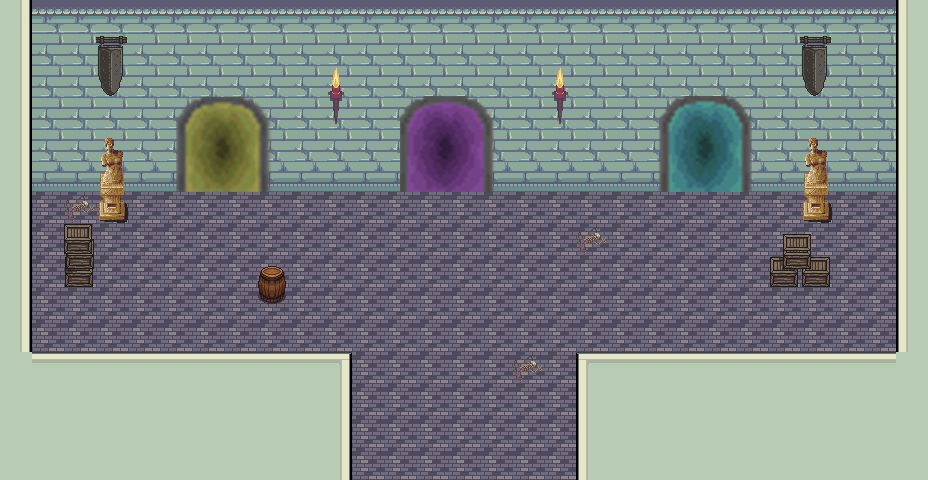

Below is a game level as drawn by its tile map, then a one-line description and the .tmx file that defines it, in full:
An orthogonal 29x15 tile map with 32x32 px tiles, 6 tile layers (wall, road, stuff, blue_portal, ...), 3 tilesets.

<map version="1.10" tiledversion="1.10.2" orientation="orthogonal" renderorder="right-down" width="29" height="15" tilewidth="32" tileheight="32" infinite="0" nextlayerid="11" nextobjectid="6">
 <editorsettings>
  <export target="dungeon_fruit_map_2.tmj" format="json" />
 </editorsettings>
 <tileset firstgid="1" name="build_atlas" tilewidth="32" tileheight="32" tilecount="1024" columns="32">
  <image source="build_atlas.png" width="1024" height="1024" />
 </tileset>
 <tileset firstgid="1025" name="Castle2" tilewidth="32" tileheight="32" tilecount="256" columns="16">
  <image source="Castle2.png" width="512" height="512" />
 </tileset>
 <tileset firstgid="1281" name="smallpixel" tilewidth="32" tileheight="32" tilecount="400" columns="20">
  <image source="smallpixel.png" width="640" height="640" />
 </tileset>
 <layer id="3" name="wall" width="29" height="15">
  <data encoding="csv">
332,769,769,769,769,769,769,769,769,769,769,769,769,769,769,769,769,769,769,769,769,769,769,769,769,769,769,769,330,
332,833,833,833,833,833,833,833,833,833,833,833,833,833,833,833,833,833,833,833,833,833,833,833,833,833,833,833,330,
332,833,833,833,833,833,833,833,833,833,833,833,833,833,833,833,833,833,833,833,833,833,833,833,833,833,833,833,330,
332,833,833,833,833,833,833,833,833,833,833,833,833,833,833,833,833,833,833,833,833,833,833,833,833,833,833,833,330,
332,833,833,833,833,833,833,833,833,833,833,833,833,833,833,833,833,833,833,833,833,833,833,833,833,833,833,833,330,
332,865,865,865,865,865,865,865,865,865,865,865,865,865,865,865,865,865,865,865,865,865,865,865,865,865,865,865,330,
332,0,0,0,0,0,0,0,0,0,0,0,0,0,0,0,0,0,0,0,0,0,0,0,0,0,0,0,330,
332,0,0,0,0,0,0,0,0,0,0,0,0,0,0,0,0,0,0,0,0,0,0,0,0,0,0,0,330,
332,0,0,0,0,0,0,0,0,0,0,0,0,0,0,0,0,0,0,0,0,0,0,0,0,0,0,0,330,
332,0,0,0,0,0,0,0,0,0,0,0,0,0,0,0,0,0,0,0,0,0,0,0,0,0,0,0,330,
332,0,0,0,0,0,0,0,0,0,0,0,0,0,0,0,0,0,0,0,0,0,0,0,0,0,0,0,330,
331,299,299,299,299,299,299,299,299,299,300,0,0,0,0,0,0,0,298,299,299,299,299,299,299,299,299,299,331,
331,331,331,331,331,331,331,331,331,331,332,0,0,0,0,0,0,0,330,331,331,331,331,331,331,331,331,331,331,
331,331,331,331,331,331,331,331,331,331,332,0,0,0,0,0,0,0,330,331,331,331,331,331,331,331,331,331,331,
331,331,331,331,331,331,331,331,331,331,332,0,0,0,0,0,0,0,330,331,331,331,331,331,331,331,331,331,331
</data>
 </layer>
 <layer id="4" name="road" width="29" height="15">
  <data encoding="csv">
0,0,0,0,0,0,0,0,0,0,0,0,0,0,0,0,0,0,0,0,0,0,0,0,0,0,0,0,0,
0,0,0,0,0,0,0,0,0,0,0,0,0,0,0,0,0,0,0,0,0,0,0,0,0,0,0,0,0,
0,0,0,0,0,0,0,0,0,0,0,0,0,0,0,0,0,0,0,0,0,0,0,0,0,0,0,0,0,
0,0,0,0,0,0,0,0,0,0,0,0,0,0,0,0,0,0,0,0,0,0,0,0,0,0,0,0,0,
0,0,0,0,0,0,0,0,0,0,0,0,0,0,0,0,0,0,0,0,0,0,0,0,0,0,0,0,0,
0,0,0,0,0,0,0,0,0,0,0,0,0,0,0,0,0,0,0,0,0,0,0,0,0,0,0,0,0,
0,485,485,485,485,485,485,485,485,485,485,485,485,485,485,485,485,485,485,485,485,485,485,485,485,485,485,485,0,
0,485,485,485,485,485,485,485,485,485,485,485,485,485,485,485,485,485,485,485,485,485,485,485,485,485,485,485,0,
0,485,485,485,485,485,485,485,485,485,485,485,485,485,485,485,485,485,485,485,485,485,485,485,485,485,485,485,0,
0,485,485,485,485,485,485,485,485,485,485,485,485,485,485,485,485,485,485,485,485,485,485,485,485,485,485,485,0,
0,485,485,485,485,485,485,485,485,485,485,485,485,485,485,485,485,485,485,485,485,485,485,485,485,485,485,485,0,
0,0,0,0,0,0,0,0,0,0,0,485,485,485,485,485,485,485,0,0,0,0,0,0,0,0,0,0,0,
0,0,0,0,0,0,0,0,0,0,0,485,485,485,485,485,485,485,0,0,0,0,0,0,0,0,0,0,0,
0,0,0,0,0,0,0,0,0,0,0,485,485,485,485,485,485,485,0,0,0,0,0,0,0,0,0,0,0,
0,0,0,0,0,0,0,0,0,0,0,485,485,485,485,485,485,485,0,0,0,0,0,0,0,0,0,0,0
</data>
 </layer>
 <layer id="5" name="stuff" width="29" height="15">
  <data encoding="csv">
0,0,0,0,0,0,0,0,0,0,0,0,0,0,0,0,0,0,0,0,0,0,0,0,0,0,0,0,0,
0,0,0,1123,0,0,0,0,0,0,0,0,0,0,0,0,0,0,0,0,0,0,0,0,0,1123,0,0,0,
0,0,0,1139,0,0,0,0,0,0,734,0,0,0,0,0,0,734,0,0,0,0,0,0,0,1139,0,0,0,
0,0,0,0,0,0,0,0,0,0,766,0,0,0,0,0,0,766,0,0,0,0,0,0,0,0,0,0,0,
0,0,0,1244,0,0,0,0,0,0,0,0,0,0,0,0,0,0,0,0,0,0,0,0,0,1244,0,0,0,
0,0,0,1260,0,0,0,0,0,0,0,0,0,0,0,0,0,0,0,0,0,0,0,0,0,1260,0,0,0,
0,0,1202,1276,0,0,0,0,0,0,0,0,0,0,0,0,0,0,0,0,0,0,0,0,0,1276,0,0,0,
0,0,1259,0,0,0,0,0,0,0,0,0,0,0,0,0,0,0,1202,0,0,0,0,0,1256,1257,0,0,0,
0,0,1275,0,0,0,0,0,286,0,0,0,0,0,0,0,0,0,0,0,0,0,0,0,1272,1273,0,0,0,
0,0,0,0,0,0,0,0,318,0,0,0,0,0,0,0,0,0,0,0,0,0,0,0,0,0,0,0,0,
0,0,0,0,0,0,0,0,0,0,0,0,0,0,0,0,0,0,0,0,0,0,0,0,0,0,0,0,0,
0,0,0,0,0,0,0,0,0,0,0,0,0,0,0,0,1202,0,0,0,0,0,0,0,0,0,0,0,0,
0,0,0,0,0,0,0,0,0,0,0,0,0,0,0,0,0,0,0,0,0,0,0,0,0,0,0,0,0,
0,0,0,0,0,0,0,0,0,0,0,0,0,0,0,0,0,0,0,0,0,0,0,0,0,0,0,0,0,
0,0,0,0,0,0,0,0,0,0,0,0,0,0,0,0,0,0,0,0,0,0,0,0,0,0,0,0,0
</data>
 </layer>
 <layer id="1" name="blue_portal" width="29" height="15">
  <data encoding="csv">
0,0,0,0,0,0,0,0,0,0,0,0,0,0,0,0,0,0,0,0,0,0,0,0,0,0,0,0,0,
0,0,0,0,0,0,0,0,0,0,0,0,0,0,0,0,0,0,0,0,0,0,0,0,0,0,0,0,0,
0,0,0,0,0,0,0,0,0,0,0,0,0,0,0,0,0,0,0,0,0,0,0,0,0,0,0,0,0,
0,0,0,0,0,0,0,0,0,0,0,0,0,0,0,0,0,0,0,0,1292,1293,1294,1295,0,0,0,0,0,
0,0,0,0,0,0,0,0,0,0,0,0,0,0,0,0,0,0,0,0,1312,1313,1314,1315,0,0,0,0,0,
0,0,0,0,0,0,0,0,0,0,0,0,0,0,0,0,0,0,0,0,1332,1333,1334,1335,0,0,0,0,0,
0,0,0,0,0,0,0,0,0,0,0,0,0,0,0,0,0,0,0,0,0,0,0,0,0,0,0,0,0,
0,0,0,0,0,0,0,0,0,0,0,0,0,0,0,0,0,0,0,0,0,0,0,0,0,0,0,0,0,
0,0,0,0,0,0,0,0,0,0,0,0,0,0,0,0,0,0,0,0,0,0,0,0,0,0,0,0,0,
0,0,0,0,0,0,0,0,0,0,0,0,0,0,0,0,0,0,0,0,0,0,0,0,0,0,0,0,0,
0,0,0,0,0,0,0,0,0,0,0,0,0,0,0,0,0,0,0,0,0,0,0,0,0,0,0,0,0,
0,0,0,0,0,0,0,0,0,0,0,0,0,0,0,0,0,0,0,0,0,0,0,0,0,0,0,0,0,
0,0,0,0,0,0,0,0,0,0,0,0,0,0,0,0,0,0,0,0,0,0,0,0,0,0,0,0,0,
0,0,0,0,0,0,0,0,0,0,0,0,0,0,0,0,0,0,0,0,0,0,0,0,0,0,0,0,0,
0,0,0,0,0,0,0,0,0,0,0,0,0,0,0,0,0,0,0,0,0,0,0,0,0,0,0,0,0
</data>
 </layer>
 <layer id="6" name="purple_portal" width="29" height="15">
  <data encoding="csv">
0,0,0,0,0,0,0,0,0,0,0,0,0,0,0,0,0,0,0,0,0,0,0,0,0,0,0,0,0,
0,0,0,0,0,0,0,0,0,0,0,0,0,0,0,0,0,0,0,0,0,0,0,0,0,0,0,0,0,
0,0,0,0,0,0,0,0,0,0,0,0,0,0,0,0,0,0,0,0,0,0,0,0,0,0,0,0,0,
0,0,0,0,0,0,0,0,0,0,0,0,1284,1285,1286,1287,0,0,0,0,0,0,0,0,0,0,0,0,0,
0,0,0,0,0,0,0,0,0,0,0,0,1304,1305,1306,1307,0,0,0,0,0,0,0,0,0,0,0,0,0,
0,0,0,0,0,0,0,0,0,0,0,0,1324,1325,1326,1327,0,0,0,0,0,0,0,0,0,0,0,0,0,
0,0,0,0,0,0,0,0,0,0,0,0,0,0,0,0,0,0,0,0,0,0,0,0,0,0,0,0,0,
0,0,0,0,0,0,0,0,0,0,0,0,0,0,0,0,0,0,0,0,0,0,0,0,0,0,0,0,0,
0,0,0,0,0,0,0,0,0,0,0,0,0,0,0,0,0,0,0,0,0,0,0,0,0,0,0,0,0,
0,0,0,0,0,0,0,0,0,0,0,0,0,0,0,0,0,0,0,0,0,0,0,0,0,0,0,0,0,
0,0,0,0,0,0,0,0,0,0,0,0,0,0,0,0,0,0,0,0,0,0,0,0,0,0,0,0,0,
0,0,0,0,0,0,0,0,0,0,0,0,0,0,0,0,0,0,0,0,0,0,0,0,0,0,0,0,0,
0,0,0,0,0,0,0,0,0,0,0,0,0,0,0,0,0,0,0,0,0,0,0,0,0,0,0,0,0,
0,0,0,0,0,0,0,0,0,0,0,0,0,0,0,0,0,0,0,0,0,0,0,0,0,0,0,0,0,
0,0,0,0,0,0,0,0,0,0,0,0,0,0,0,0,0,0,0,0,0,0,0,0,0,0,0,0,0
</data>
 </layer>
 <layer id="7" name="yellow_portal" width="29" height="15">
  <data encoding="csv">
0,0,0,0,0,0,0,0,0,0,0,0,0,0,0,0,0,0,0,0,0,0,0,0,0,0,0,0,0,
0,0,0,0,0,0,0,0,0,0,0,0,0,0,0,0,0,0,0,0,0,0,0,0,0,0,0,0,0,
0,0,0,0,0,0,0,0,0,0,0,0,0,0,0,0,0,0,0,0,0,0,0,0,0,0,0,0,0,
0,0,0,0,0,1288,1289,1290,1291,0,0,0,0,0,0,0,0,0,0,0,0,0,0,0,0,0,0,0,0,
0,0,0,0,0,1308,1309,1310,1311,0,0,0,0,0,0,0,0,0,0,0,0,0,0,0,0,0,0,0,0,
0,0,0,0,0,1328,1329,1330,1331,0,0,0,0,0,0,0,0,0,0,0,0,0,0,0,0,0,0,0,0,
0,0,0,0,0,0,0,0,0,0,0,0,0,0,0,0,0,0,0,0,0,0,0,0,0,0,0,0,0,
0,0,0,0,0,0,0,0,0,0,0,0,0,0,0,0,0,0,0,0,0,0,0,0,0,0,0,0,0,
0,0,0,0,0,0,0,0,0,0,0,0,0,0,0,0,0,0,0,0,0,0,0,0,0,0,0,0,0,
0,0,0,0,0,0,0,0,0,0,0,0,0,0,0,0,0,0,0,0,0,0,0,0,0,0,0,0,0,
0,0,0,0,0,0,0,0,0,0,0,0,0,0,0,0,0,0,0,0,0,0,0,0,0,0,0,0,0,
0,0,0,0,0,0,0,0,0,0,0,0,0,0,0,0,0,0,0,0,0,0,0,0,0,0,0,0,0,
0,0,0,0,0,0,0,0,0,0,0,0,0,0,0,0,0,0,0,0,0,0,0,0,0,0,0,0,0,
0,0,0,0,0,0,0,0,0,0,0,0,0,0,0,0,0,0,0,0,0,0,0,0,0,0,0,0,0,
0,0,0,0,0,0,0,0,0,0,0,0,0,0,0,0,0,0,0,0,0,0,0,0,0,0,0,0,0
</data>
 </layer>
</map>
